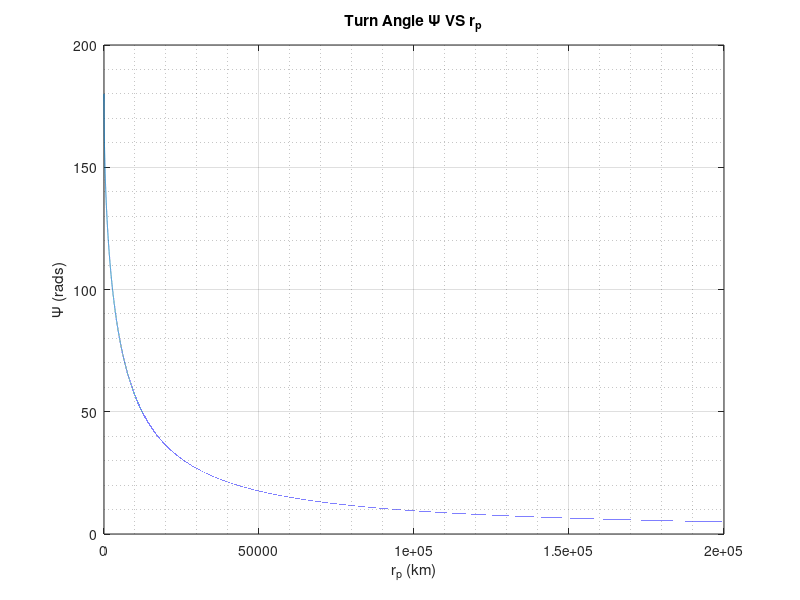
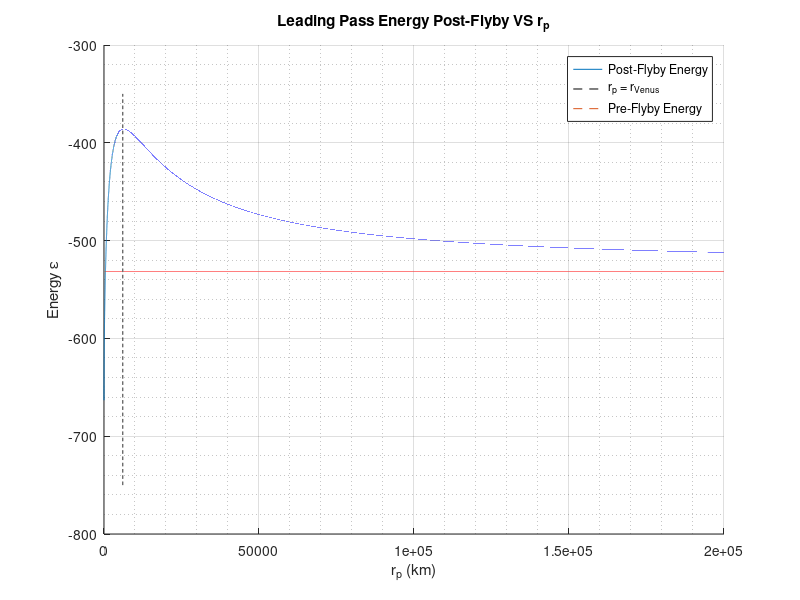
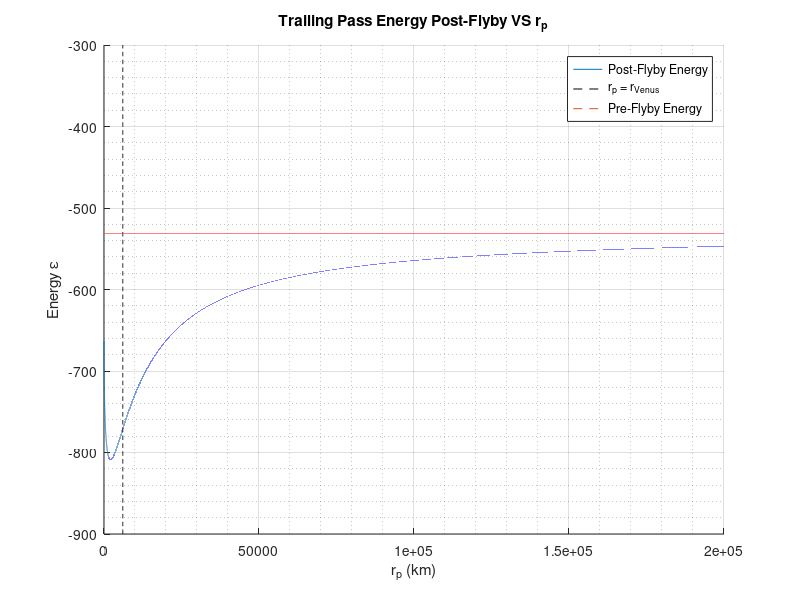

These figures' MATLAB source, in order: (Note: this script raises an error after producing the figures.)
clear all;close all;clc
%% ASEN 6008 HW 4 -- Question 1
V_sc_sun = [-10.8559 -35.9372]; %km/s
V_venus_sun = [-15.1945 -31.7927]; %km/s
R_venus_sun = [-96948447.3751 46106976.1901]; %km

mu_sun = 1.32712440018e11; %km^3/s^2
mu_venus = 324858.599; %km^3/s^2

R_venus = 6051.8; %km

% part a -- compute energy w.r.t. sun before flyby
V_inf_in = (V_sc_sun - V_venus_sun);
mech_en = ((norm(V_sc_sun)^2)/2) - mu_sun/norm(R_venus_sun);
% part b -- plot turn angle for different values of r_p, vary r_p from 0 to
% 200,000

r_p = [0:200000];

psi = pi - (2.*acos(1./(1 + norm(V_inf_in)^2.*(r_p./mu_venus))));

figure
plot(r_p,rad2deg(psi))
xlabel('r_p (km)')
ylabel('\Psi (rads)')
grid on
grid minor
title('Turn Angle \Psi VS r_p')
% parb c -- plot energy w.r.t to sun after flyby for different values of
% closest approach. Include plots for leading and trailing passes of planet.
% Include line on plot indicating where r_p = r_venus and line indicating
% the energy of the s/c w.r.t the sun before flyby
% C = [cos(psi) -sin(psi);sin(psi) cos(psi)]; % DCM to rotate incoming v_inf by psi to get outgoing v_inf
for i = 1:numel(psi)
    C = [cos(psi(i)) -sin(psi(i));sin(psi(i)) cos(psi(i))];
    V_inf_out = C'*V_inf_in';
    V = V_inf_out + V_venus_sun';
    en_post_flyby(i) = (norm(V)^2/2) - mu_sun./(norm(R_venus_sun) + r_p(i));
end
r_ven_line_t = R_venus*ones(1,1000);
r_ven_line = linspace(-750,-350,1000);
pre_flyby_en = mech_en*ones(1,numel(r_p));


figure
hold on
plot(r_p,en_post_flyby)
plot(r_ven_line_t,r_ven_line,'--k')
plot(r_p,pre_flyby_en,'--')
xlabel('r_p (km)')
ylabel('Energy \epsilon')
grid on
grid minor
title('Leading Pass Energy Post-Flyby VS r_p')
legend('Post-Flyby Energy','r_p = r_{Venus}','Pre-Flyby Energy')

for i = 1:numel(psi)
    C = [cos(psi(i)) -sin(psi(i));sin(psi(i)) cos(psi(i))];
    V_inf_out = C*V_inf_in';
    V = V_inf_out + V_venus_sun';
    en_post_flyby(i) = (norm(V)^2/2) - mu_sun./(norm(R_venus_sun) + r_p(i));
end
r_ven_line = linspace(-900,-300,1000);

figure
hold on
plot(r_p,en_post_flyby)
plot(r_ven_line_t,r_ven_line,'--k')
plot(r_p,pre_flyby_en,'--')
xlabel('r_p (km)')
ylabel('Energy \epsilon')
grid on
grid minor
title('Trailing Pass Energy Post-Flyby VS r_p')
legend('Post-Flyby Energy','r_p = r_{Venus}','Pre-Flyby Energy')
% plots seem to tell which closest approach (r_p) value gives you the
% lowest energy flybys and in turn helps to plan which r_p you should aim
% for given the desired outcome of a flyby

%% Question 2 -- calculate r_p, Psi, B_T, B_R, norm(B), and theta
clear all;close all;clc

V_inf_in = [-5.19425 5.19424 -5.19425]; %km/s
V_inf_out = [-8.58481 1.17067 -2.42304]; %km/s
V_inf = norm(V_inf_in);
mu_E = 3.986004415e5; %km^3/s^2

k_hat = [0 0 1];
S_hat = V_inf_in/norm(V_inf_in);
T_hat = cross(S_hat,k_hat)/norm(cross(S_hat,k_hat));
R_hat = cross(S_hat,T_hat);
h_hat = cross(V_inf_in,V_inf_out)/norm(cross(V_inf_in,V_inf_out));
B_hat = cross(S_hat,h_hat);

a = -mu_E/V_inf^2;
num = dot(V_inf_out,V_inf_in);
denom = norm(V_inf_out)*norm(V_inf_in);
Psi = acos(num/denom);
rho = (pi - Psi)/2;
rp = (mu_E/V_inf^2)*((1/cos(rho))-1);
c = a/cos(rho);
b = sqrt(a^2*((c/a)^2 - 1));
B = b*B_hat;

theta = acos((dot(B_hat,T_hat))/(norm(B_hat)*norm(T_hat)));
B_T = dot(B_hat,T_hat);
B_R = dot(B_hat,R_hat);
normB = norm(B);

%% Question 3 
clear all;close all;clc
% compute altitude of closest approach for Venus flyby using Lambert's
% problem and 3D gravity flyby eqns.
mu_E = 3.986004415e5; %km^3/s^2
mu_V = 3.24858599e5;
mu_S = 1.32712440018e11;
R_venus = 6051.8; %Venus radii in km

Launch_JD = 2447807.5;
Venus_Flyby_JD = 2447932.5;
Earth_Flyby_JD = 2448235.5;

Launch_Ephem = Meeus(Launch_JD);
Flyby_Ephem = Meeus(Venus_Flyby_JD);

[r0E,v0E] = calcposvel(Launch_Ephem.Earth.a,Launch_Ephem.Earth.e,Launch_Ephem.Earth.i,Launch_Ephem.Earth.Omega,Launch_Ephem.Earth.w,Launch_Ephem.Earth.nu,mu_S);
[r0V,v0V] = calcposvel(Flyby_Ephem.Venus.a,Flyby_Ephem.Venus.e,Flyby_Ephem.Venus.i,Flyby_Ephem.Venus.Omega,Flyby_Ephem.Venus.w,Flyby_Ephem.Venus.nu,mu_S);

[v0,vf] = solvelambert(r0E,r0V,(Venus_Flyby_JD-Launch_JD)*86400,0);

V_inf_in = vf - v0V;

E_Flyby_Ephem = Meeus(Earth_Flyby_JD);
[r0E_FB,v0E_FB] = calcposvel(E_Flyby_Ephem.Earth.a,E_Flyby_Ephem.Earth.e,E_Flyby_Ephem.Earth.i,E_Flyby_Ephem.Earth.Omega,E_Flyby_Ephem.Earth.w,E_Flyby_Ephem.Earth.nu,mu_S);

[v0_V_FB,vf_E_FB] = solvelambert(r0V,r0E_FB,(Earth_Flyby_JD-Venus_Flyby_JD)*86400,0);
V_inf_out = v0_V_FB - v0V;

num = dot(V_inf_in,V_inf_out);
denom = norm(V_inf_in)*norm(V_inf_out);
Psi = acos(num/denom);

rp = (mu_V/norm(V_inf_in)^2)*((1/(cos((pi-Psi)/2))) - 1);

flyby_alt = rp - R_venus;

preflyby_en = (norm(v0)^2)/2 - (mu_S/norm(r0E));

postflyby_en = (norm(v0_V_FB)^2)/2 - (mu_S/norm(r0V));